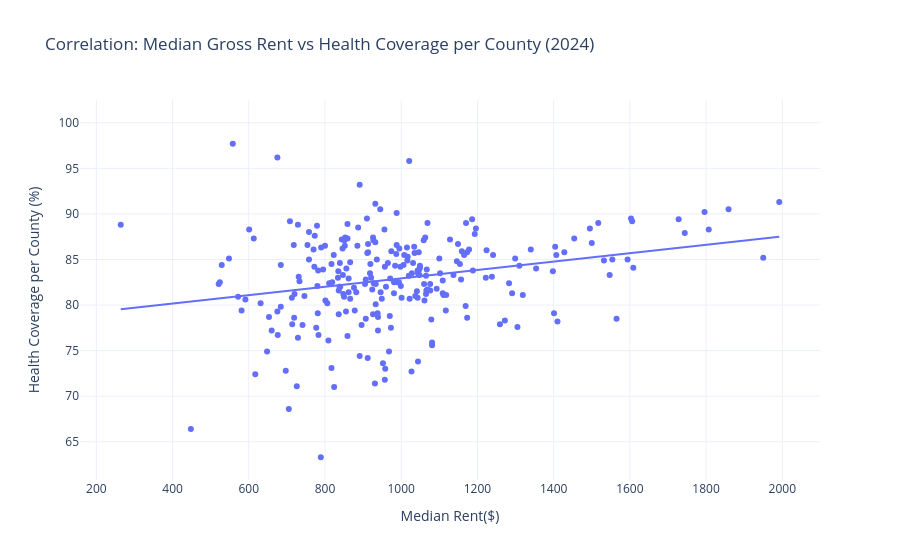

Notebook code for this chart:
### Markdown cell above
**Comment:** The distribution of covered health insurance rates have slight right-skew. A majority of the counties have their median rent near 1000 dollars.

### Code cell
clean_data_scatter = px.scatter(
    comb_df,
    x="median_gross_rent",
    y="health_cov_rate",
    trendline="ols",
    template="plotly_white",
    title="Correlation: Median Gross Rent vs Health Coverage per County (2024)",
    labels={
        "health_cov_rate": "Health Coverage per County (%)",
        "median_gross_rent": "Median Rent($)"
    }
)
        
clean_data_scatter.show()
#asked gemini how to save this file in exports
html_data = project_root/FOLDERS[2]/"rent_v_health.html"
clean_data_scatter.write_html(str(html_data))
print()
print("Saved to Exports Folder as html! ✅")

### Figure 1 — Plotly figure (JSON) as saved in the notebook; plotly's stock layout.template omitted (floating-point values rounded to 4 significant figures; data arrays with more than 128 entries replaced by an {"elided": "..."} marker saying what was removed)
{"data": [{"hovertemplate": "Median Rent($)=%{x}<br>Health Coverage per County (%)=%{y}<extra></extra>", "legendgroup": "", "marker": {"color": "#636efa", "symbol": "circle"}, "mode": "markers", "name": "", "orientation": "v", "showlegend": false, "type": "scatter", "x": {"elided": "254 float values"}, "xaxis": "x", "y": {"elided": "254 float values"}, "yaxis": "y"}, {"hovertemplate": "<b>OLS trendline</b><br>health_cov_rate = 0.00460611 * median_gross_rent + 78.3116<br>R<sup>2</sup>=0.066613<br><br>Median Rent($)=%{x}<br>Health Coverage per County (%)=%{y} <b>(trend)</b><extra></extra>", "legendgroup": "", "marker": {"color": "#636efa", "symbol": "circle"}, "mode": "lines", "name": "", "showlegend": false, "type": "scatter", "x": {"elided": "249 float values"}, "xaxis": "x", "y": {"elided": "249 float values"}, "yaxis": "y"}], "layout": {"legend": {"tracegroupgap": 0}, "title": {"text": "Correlation: Median Gross Rent vs Health Coverage per County (2024)"}, "xaxis": {"anchor": "y", "domain": [0, 1], "title": {"text": "Median Rent($)"}}, "yaxis": {"anchor": "x", "domain": [0, 1], "title": {"text": "Health Coverage per County (%)"}}}}
